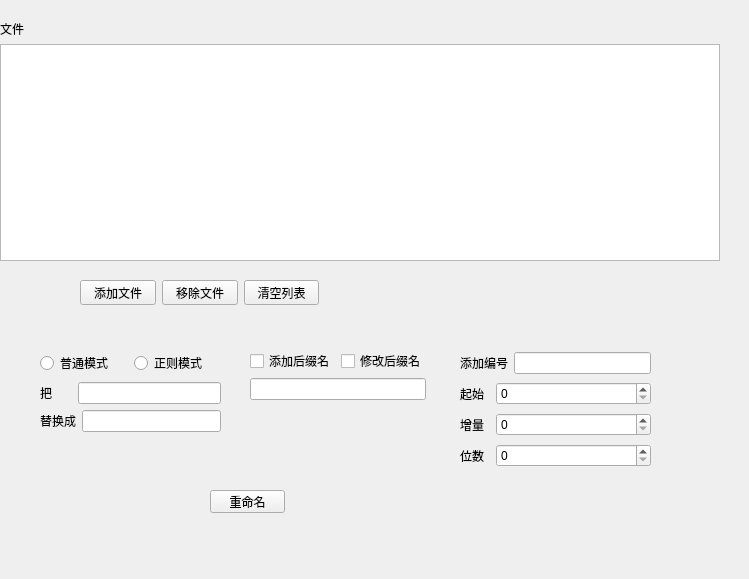
<?xml version="1.0" encoding="UTF-8"?>
<ui version="4.0">
 <class>Widget</class>
 <widget class="QWidget" name="Widget">
  <property name="geometry">
   <rect>
    <x>0</x>
    <y>0</y>
    <width>749</width>
    <height>579</height>
   </rect>
  </property>
  <property name="maximumSize">
   <size>
    <width>10000</width>
    <height>10000</height>
   </size>
  </property>
  <property name="windowTitle">
   <string>Widget</string>
  </property>
  <widget class="QPushButton" name="renameButton">
   <property name="geometry">
    <rect>
     <x>210</x>
     <y>490</y>
     <width>75</width>
     <height>23</height>
    </rect>
   </property>
   <property name="text">
    <string>重命名</string>
   </property>
  </widget>
  <widget class="QWidget" name="layoutWidget">
   <property name="geometry">
    <rect>
     <x>0</x>
     <y>20</y>
     <width>721</width>
     <height>241</height>
    </rect>
   </property>
   <layout class="QVBoxLayout" name="verticalLayout">
    <item>
     <widget class="QLabel" name="fileTableLabel">
      <property name="text">
       <string>文件</string>
      </property>
     </widget>
    </item>
    <item>
     <widget class="QTableWidget" name="fileTableWidget">
      <property name="maximumSize">
       <size>
        <width>720</width>
        <height>16777215</height>
       </size>
      </property>
      <attribute name="horizontalHeaderDefaultSectionSize">
       <number>220</number>
      </attribute>
     </widget>
    </item>
   </layout>
  </widget>
  <widget class="QWidget" name="layoutWidget">
   <property name="geometry">
    <rect>
     <x>40</x>
     <y>350</y>
     <width>181</width>
     <height>83</height>
    </rect>
   </property>
   <layout class="QVBoxLayout" name="verticalLayout_3">
    <item>
     <layout class="QHBoxLayout" name="horizontalLayout_3">
      <item>
       <widget class="QRadioButton" name="normalRadioButton">
        <property name="text">
         <string>普通模式</string>
        </property>
       </widget>
      </item>
      <item>
       <widget class="QRadioButton" name="regExpRadioButton">
        <property name="text">
         <string>正则模式</string>
        </property>
       </widget>
      </item>
     </layout>
    </item>
    <item>
     <layout class="QVBoxLayout" name="verticalLayout_2">
      <item>
       <layout class="QHBoxLayout" name="horizontalLayout">
        <item>
         <widget class="QLabel" name="label">
          <property name="text">
           <string>把      </string>
          </property>
         </widget>
        </item>
        <item>
         <widget class="QLineEdit" name="inputLineEdit"/>
        </item>
       </layout>
      </item>
      <item>
       <layout class="QHBoxLayout" name="horizontalLayout_2">
        <item>
         <widget class="QLabel" name="label_2">
          <property name="text">
           <string>替换成</string>
          </property>
         </widget>
        </item>
        <item>
         <widget class="QLineEdit" name="outputLineEdit"/>
        </item>
       </layout>
      </item>
     </layout>
    </item>
   </layout>
  </widget>
  <widget class="QWidget" name="layoutWidget">
   <property name="geometry">
    <rect>
     <x>250</x>
     <y>350</y>
     <width>176</width>
     <height>50</height>
    </rect>
   </property>
   <layout class="QVBoxLayout" name="verticalLayout_4">
    <item>
     <layout class="QHBoxLayout" name="horizontalLayout_4">
      <item>
       <widget class="QCheckBox" name="addSuffixCheckBox">
        <property name="text">
         <string>添加后缀名</string>
        </property>
       </widget>
      </item>
      <item>
       <widget class="QCheckBox" name="modifySuffixCheckBox">
        <property name="text">
         <string>修改后缀名</string>
        </property>
       </widget>
      </item>
     </layout>
    </item>
    <item>
     <widget class="QLineEdit" name="suffixLineEdit">
      <property name="whatsThis">
       <string>&lt;html&gt;&lt;head/&gt;&lt;body&gt;&lt;p&gt;&lt;br/&gt;&lt;/p&gt;&lt;/body&gt;&lt;/html&gt;</string>
      </property>
     </widget>
    </item>
   </layout>
  </widget>
  <widget class="QWidget" name="layoutWidget">
   <property name="geometry">
    <rect>
     <x>80</x>
     <y>280</y>
     <width>239</width>
     <height>25</height>
    </rect>
   </property>
   <layout class="QHBoxLayout" name="horizontalLayout_5">
    <item>
     <widget class="QPushButton" name="addFileButton">
      <property name="toolTip">
       <string/>
      </property>
      <property name="whatsThis">
       <string/>
      </property>
      <property name="text">
       <string>添加文件</string>
      </property>
     </widget>
    </item>
    <item>
     <widget class="QPushButton" name="rmFileButton">
      <property name="text">
       <string>移除文件</string>
      </property>
     </widget>
    </item>
    <item>
     <widget class="QPushButton" name="clearFileButton">
      <property name="text">
       <string>清空列表</string>
      </property>
     </widget>
    </item>
   </layout>
  </widget>
  <widget class="QWidget" name="layoutWidget">
   <property name="geometry">
    <rect>
     <x>460</x>
     <y>350</y>
     <width>191</width>
     <height>121</height>
    </rect>
   </property>
   <layout class="QVBoxLayout" name="verticalLayout_5">
    <item>
     <layout class="QHBoxLayout" name="horizontalLayout_9">
      <item>
       <widget class="QLabel" name="label_6">
        <property name="maximumSize">
         <size>
          <width>16777215</width>
          <height>28</height>
         </size>
        </property>
        <property name="text">
         <string>添加编号</string>
        </property>
       </widget>
      </item>
      <item>
       <widget class="QLineEdit" name="addIndexRuleLineEdit">
        <property name="maximumSize">
         <size>
          <width>16777215</width>
          <height>16777215</height>
         </size>
        </property>
       </widget>
      </item>
     </layout>
    </item>
    <item>
     <layout class="QHBoxLayout" name="horizontalLayout_6">
      <item>
       <widget class="QLabel" name="label_3">
        <property name="maximumSize">
         <size>
          <width>30</width>
          <height>16777215</height>
         </size>
        </property>
        <property name="text">
         <string>起始</string>
        </property>
       </widget>
      </item>
      <item>
       <widget class="QSpinBox" name="startSpinBox"/>
      </item>
     </layout>
    </item>
    <item>
     <layout class="QHBoxLayout" name="horizontalLayout_7">
      <item>
       <widget class="QLabel" name="label_4">
        <property name="maximumSize">
         <size>
          <width>30</width>
          <height>16777215</height>
         </size>
        </property>
        <property name="text">
         <string>增量</string>
        </property>
       </widget>
      </item>
      <item>
       <widget class="QSpinBox" name="stepSpinBox"/>
      </item>
     </layout>
    </item>
    <item>
     <layout class="QHBoxLayout" name="horizontalLayout_8">
      <item>
       <widget class="QLabel" name="label_5">
        <property name="maximumSize">
         <size>
          <width>30</width>
          <height>16777215</height>
         </size>
        </property>
        <property name="text">
         <string>位数</string>
        </property>
       </widget>
      </item>
      <item>
       <widget class="QSpinBox" name="numOfDigitSpinBox"/>
      </item>
     </layout>
    </item>
   </layout>
  </widget>
 </widget>
 <resources/>
 <connections/>
</ui>
